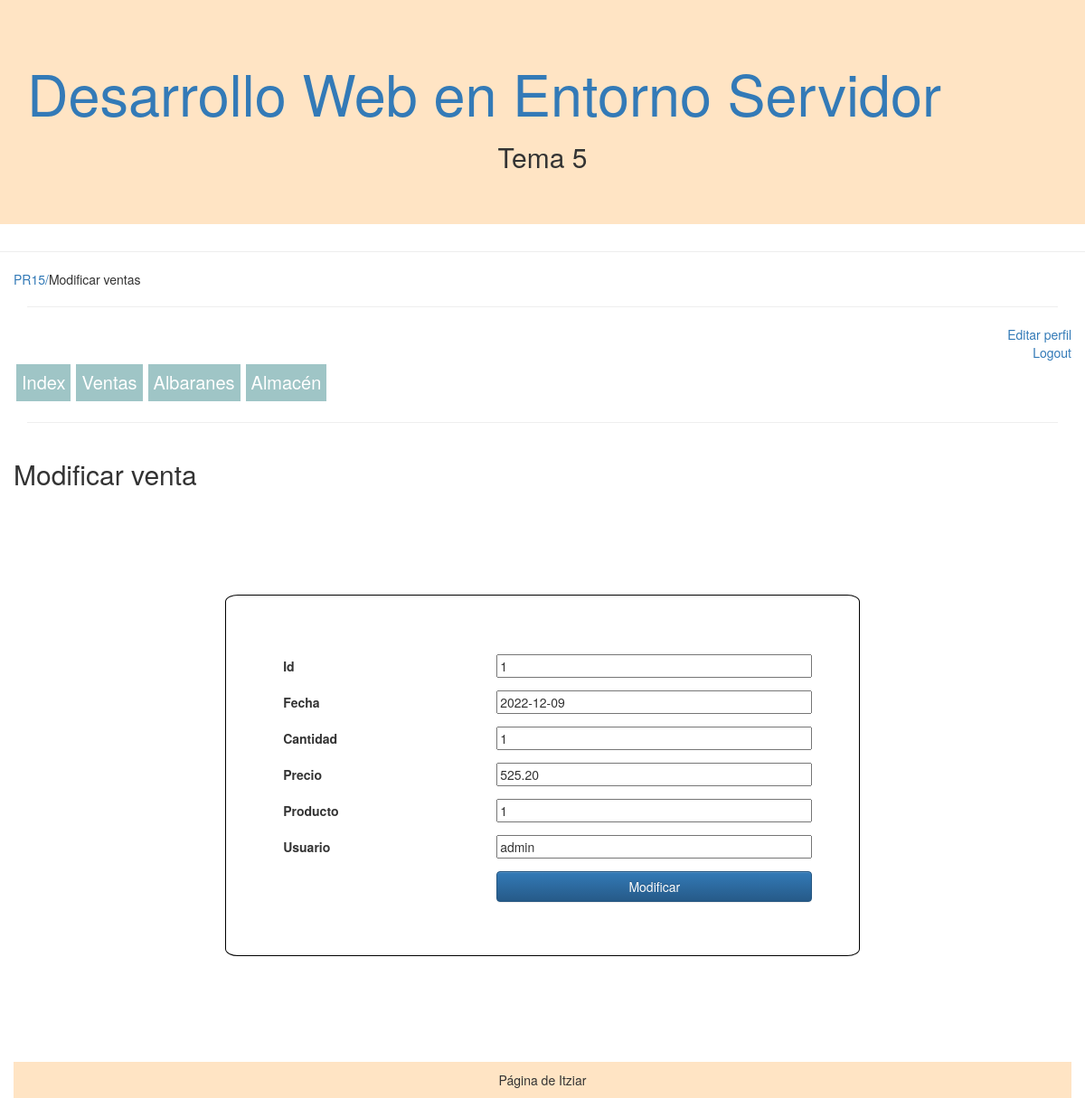
/Tema5/Practicas/PR15/paginas/modificarVenta.php?modificar=1 (signed in), run on the app's committed database.
### tables this page shows
CREATE TABLE venta (
  id int primary key auto_increment,
  fecha DATE,
  cantidad int,
  precio numeric(6, 2),
  producto int,
  usuario varchar(75),
  index (producto),
  index (usuario),
  FOREIGN KEY (producto) REFERENCES productos(codigo),
  FOREIGN KEY (usuario) REFERENCES usuarios(usuario)
);

### Tema5/Practicas/PR15/funciones/funciones.php (called while the page is built, shortened)
<?php
function enviado(){
    return false;
}
function estaValidado(){
    if(isset($_SESSION['validado'])){
        return true;
    }
}

### Tema5/Practicas/PR15/funciones/bd.php (called while the page is built, shortened)
<?php
function verVenta($id){
    try{
        $conexion = new PDO("mysql:host=".$_SERVER['SERVER_ADDR'].";dbname=tienda",'itziar','itziar');
        $sql = "select * from venta where id='".$id."'";
        $resultado = $conexion->query($sql);
        $row = $resultado->fetch();
        if ($resultado!=false){
            return $row;
        }else{
            unset($conexion);
            return false;
        }
    }catch(Exception $ex){
        echo obtenerMensajeError($ex);
        unset($conexion);
    }
}

### Tema5/Practicas/PR15/paginas/modificarVenta.php (the view, shortened to what this page needs)
<html lang="en">
<?php
require('../funciones/bd.php');
require('../funciones/funciones.php');
?>
<head>
    <link rel="stylesheet" href="https://cdn.jsdelivr.net/npm/bootstrap@3.4.1/dist/css/bootstrap.min.css">
    <link rel="stylesheet" href="https://cdn.jsdelivr.net/npm/bootstrap@3.4.1/dist/css/bootstrap-theme.min.css">
    <link rel="stylesheet" href="../css/estilosModificarVenta.css">
</head>
<body>
    <div class="jumbotron" style="background-color: bisque;">
        <div class="container">
            <h1><a href="../../../../index.html">Desarrollo Web en Entorno Servidor</a></h1>
            <h2>
                <center>Tema 5</center>
            </h2>
        </div>
    </div>
    <hr>
    <div class="container">
        <div class="row">
            <a href="../../PR15/">PR15/</a>Modificar ventas
        </div>
        <hr>
        <div class="row">
        <?php
            if(!estaValidado()){
                echo "<a href='../login.php' class='derecha'>Login</a>";
                header('Location:../index.php');
                exit();
            }else{
                echo "<a href='../paginas/editarPerfil.php' class='derecha'>Editar perfil</a>";
                echo "<br>";
                echo "<a href='../logout.php' class='derecha'>Logout</a>";
            }
            ?>
        </div>
        <div class="row">
            <?php
            if(isset($_SESSION['perfil'])){
                echo "<nav>";
                switch ($_SESSION['perfil']){
                case 1:
                    echo "<a class='claseTransicion' href='../index.php'>Index</a>";
                    echo "<a class='claseTransicion' href='./verVentas.php'>Ventas</a>";
                    echo "<a class='claseTransicion' href='./verAlbaranes.php'>Albaranes</a>";
                    echo "<a class='claseTransicion' href='./insertarProducto.php'>Almacén</a>";
                    break;
                break;
            }
            echo "</nav>";
            }?>
       </div>
       <hr>
        <div class="row">
            <?php
                if (isset($_SESSION['perfil']) == 1) {
                    if (isset($_REQUEST['borrar'])) {
                        $fila = borrarVenta($_REQUEST['borrar']);
                        if ($fila) {
                            header('Location:verVentas.php');
                            exit();
                        }
                    }elseif (isset($_REQUEST['modificar'])) {
                            $fila = verVenta($_REQUEST['modificar']);
                            if (is_array($fila)) {
                                $errores=array();
                                echo '<h2>Modificar venta</h2>';
                                echo "<form action='./modificarVenta.php' method='post'>";
                                echo "<label>Id</label>";
                                echo "<input type='text' readonly name='id' id='id' value=" . $fila['id'] . ">";
                                echo "<label for='fecha'>Fecha </label>";
                                echo "<input type='text' name='fecha' id='fecha' placeholder='AAAA-MM-DD' value=";
                                if (enviado()) {
                                    if (vacio('fecha')) {
                                        echo '>';
                                        array_push($errores,'Introduzca fecha');
                                    } else {
                                        if (!fechaValida($_REQUEST['fecha'])) {
                                            echo '">';
                                            array_push($errores,'Fecha inválida. Ejemplo de fecha válida: 2023-01-04');
                                        } else {
                                            echo $_REQUEST['fecha'] . '>';
                                        }
                                    }
                                } else {
                                    echo $fila['fecha'].'>';
                                }
                                echo "<label for='cantidad'>Cantidad </label>";
                                echo "<input type='text' name='cantidad' id='cantidad' value=";
                                if (enviado()) {
                                    if (vacio('cantidad')) {
                                        echo '>';
                                        array_push($errores,'Introduzca cantidad');
                                    } else {
                                        if (!cantidadValida($_REQUEST['cantidad'],$fila['id'])) {
                                            echo '>';
                                            array_push($errores,'Cantidad incorrecta');
                                        } else {
                                            echo $_REQUEST['cantidad'] . '>';
                                        }
                                    }
                                } else {
                                    echo $fila['cantidad'].'>';
                                }
                                echo "<label for='precio'>Precio </label>";
                                echo "<input type='text' name='precio' id='precio' value=";
                                if (enviado()) {
                                    if (vacio('precio')) {
                                        echo '>';
                                        array_push($errores,'Introduzca precio');
                                    } else {
                                        if (!precioValido($_REQUEST['precio'])) {
                                            echo '>';
                                            array_push($errores,'Precio incorrecto');
                                        } else {
                                            echo $_REQUEST['precio'] . '>';
                                        }
                                    }
                                } else {
                                    echo $fila['precio'].'>';
                                }
                                echo "<label for='producto'>Producto </label>";
                                echo "<input type='text' name='producto' id='producto' value=";
                                if (enviado()) {
                                    if (vacio('producto')) {
                                        echo '>';
                                        array_push($errores,'Introduzca código de producto');
                                    } else {
                                        if (!productoValido($_REQUEST['producto'])) {
                                            echo '>';
                                            array_push($errores,'Producto no existe');
                                        } else {
                                            echo $_REQUEST['producto'] . '>';
                                        }
                                    }
                                } else {
                                    echo $fila['producto'].'>';
                                }
                                echo "<label for='usuario'>Usuario </label>";
                                echo "<input type='text' name='usuario' id='usuario' value=";
                                if (enviado()) {
                                    if (vacio('usuario')) {
                                        echo '>';
                                        array_push($errores,'Introduzca usuario');
                                    } else {
                                        if (!usuarioValido($_REQUEST['usuario'])) {
                                            echo '>';
                                            array_push($errores,'El usuario no existe');
                                        } else {
                                            echo $_REQUEST['usuario'] . '>';
                                        }
                                    }
                                } else {
                                    echo $fila['usuario'].'>';
                                }
                                echo '<input type="submit" class="btn btn-primary" value="Modificar" id="enviar" name="enviar">';
                        }
                    }
                }
                ?>
        </div>
    </div>
    <footer class="container" style="background-color: bisque;">
        <p>
            <center>Página de Itziar</center>
        </p>
    </footer>
</body>
</html>

### Tema5/Practicas/PR15/css/estilosModificarVenta.css (style rules this page uses)
.claseTransicion { transition: background-color 1s, font-size 1s, border 1s ; }
form>* { margin: 2%; }
nav { font-size: 20px; display:flex; flex-direction: row; }
nav > a { color: white; padding: 6px; border: white solid; background-color: rgba(95, 158, 160, 0.599); }
.derecha { display: block; float: right; }
form { display: grid; grid-template-columns: auto auto; border: 1px solid black; border-radius: 2%; align-items: center; justify-items: stretch; padding: 5%; margin-top: 10%; margin-bottom: 10%; margin-left: 20%; margin-right: 20%; }
form>input { width: 100%; }
#enviar { grid-area: 7/2/8/3; }

### data on the page
venta: id "1", fecha "2022-12-09", cantidad "1", precio "525.20", producto "1", usuario "admin"
